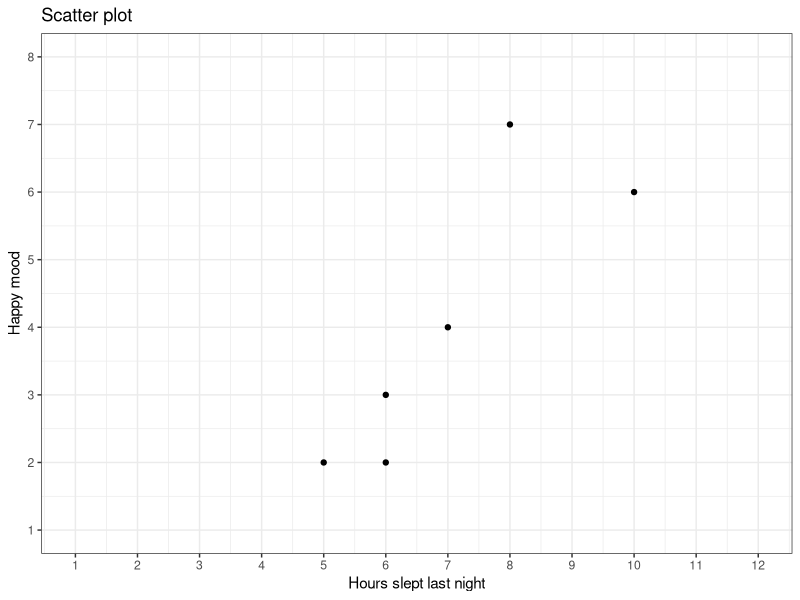

The R source for this figure:
                                  # Page no. : 441 - 442

# Graphing Correlations : The Scatter Diagram An example

Hours_slept <- c(5, 7, 8, 6, 6, 10)
Happy_mood <- c(2, 4, 7, 2, 3, 6)

DF <- data.frame(Hours_slept, Happy_mood)
View(DF)

# Install Library if not install

# install.packages("ggplot2")

# Import Library

library(ggplot2)

ggplot(DF, aes(x = Hours_slept, y = Happy_mood)) + geom_point() + labs(title = 
        "Scatter plot", x = "Hours slept last night", y = "Happy mood") + theme_bw() +
  scale_x_continuous(limits=c(1, 12), breaks = c(1:12)) + 
  scale_y_continuous(limits=c(1, 8), breaks = c(1:8))
